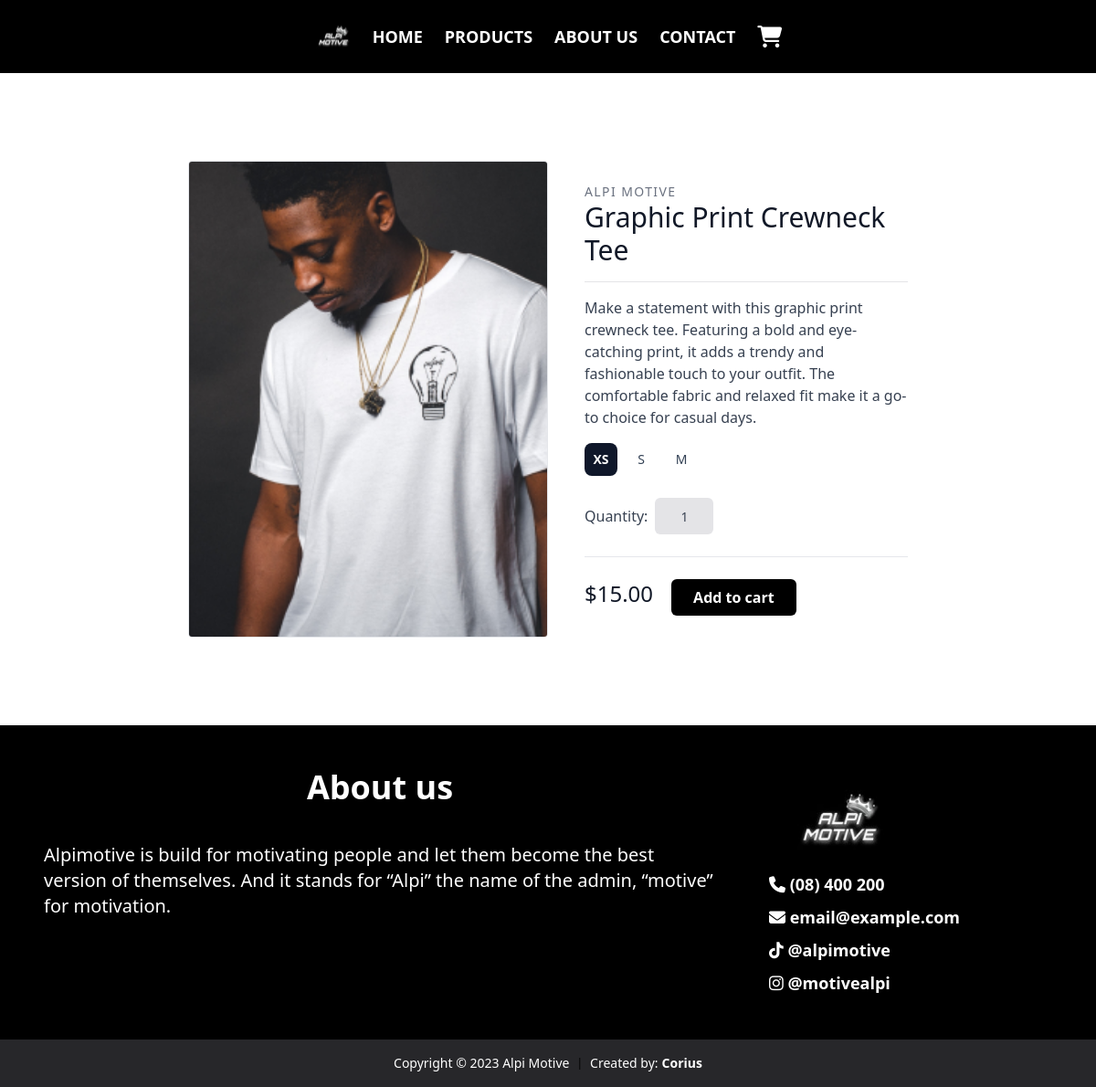
Page /products/3/ on the committed database.
### product/models.py (models this page shows, shortened)
class Product(models.Model):
    category = models.ForeignKey(Category, related_name='items', on_delete=models.CASCADE)
    name = models.CharField(max_length=255)
    description = models.TextField(blank=True, null=True)
    color = models.ForeignKey(Color, on_delete=models.SET_DEFAULT, default=1)
    sizes = models.ManyToManyField(Size)
    currency = models.ForeignKey(Currency, related_name='items', on_delete=models.CASCADE, default=1)
    price = models.DecimalField(max_digits=10, decimal_places=2)
    image = models.ImageField(upload_to='product_images', blank=True, null=True)
    available_quantity = models.IntegerField(default=0, blank=True, null=True)
    created_by = models.ForeignKey(User, related_name='items', on_delete=models.CASCADE)
    created_at = models.DateTimeField(auto_now_add=True)

class Size(models.Model):
    name = models.CharField(max_length=255)
    shortcut = models.CharField(max_length=255)

class Currency(models.Model):
    name = models.CharField(max_length=255)
    code = models.CharField(max_length=255)
    symbol = models.CharField(max_length=255)
    class Meta:
        ordering = ('name',)
        verbose_name_plural = 'Currencies'

### product/views.py (the view)
# urls.py: path('<int:pk>/', views.detail, name='detail'),
def detail(request, pk):
    product = get_object_or_404(Product, pk=pk)
    sizes = product.sizes.all()
    device = request.COOKIES.get('device')
    orderitems = OrderItem.objects.filter(device=device, payed=False)
    orderitems_count = orderitems.count()
    smallest_id = product.sizes.order_by('id').values_list('id', flat=True).first()
    print(request)
    return render(request, 'product/detail.html', {
        'product': product,
        'orderitems_count': orderitems_count,
        'sizes': sizes,
        'smallest_id': smallest_id
    })

### product/templates/product/detail.html (shortened to what this page needs)
{% extends 'core/base.html' %}
{% load static %}
{% block content %}
    <section class="text-gray-700 body-font overflow-hidden bg-white">
      <div class="container px-5 py-24 mx-auto">
        <div class="lg:w-4/5 mx-auto flex flex-wrap">
          <img alt="ecommerce" class="lg:w-1/2 w-full object-cover object-center rounded border border-gray-200 pointer-events-none" src="{{ product.image.url }}">
          <div class="lg:w-1/2 w-full lg:pl-10 lg:py-6 mt-6 lg:mt-0">
            <h2 class="text-sm title-font text-gray-500 tracking-widest">ALPI MOTIVE</h2>
            <h1 class="text-gray-900 text-3xl title-font font-medium mb-1">{{ product.name }}</h1>
            <hr class="h-px my-4 bg-zinc-200 border-0 dark:bg-zinc-200">
            <p class="leading-relaxed">{{ product.description|linebreaksbr|linebreaks }}</p>
            <div class="flex items-baseline mt-4">
              <div class="space-x-2 flex text-sm">
                {% for size in sizes %}
                <label>
                  <div class="w-9 h-9 rounded-lg flex items-center justify-center text-slate-700 peer-checked:font-semibold peer-checked:bg-slate-900 peer-checked:text-white">{{ size.shortcut }}</div>
                </label>
                {% endfor %}
              </div>
            </div>
            <div class="mt-6 flex items-baseline space-x-2">
              <p>Quantity:<p>
              <input class="h-10 w-16 bg-zinc-200 rounded-md border-transparent text-center [-moz-appearance:_textfield] sm:text-sm [&::-webkit-outer-spin-button]:m-0 [&::-webkit-outer-spin-button]:appearance-none [&::-webkit-inner-spin-button]:m-0 [&::-webkit-inner-spin-button]:appearance-none" type="number" id="quantity" name="quantity" value="1">
            </div>
            <div class="flex items-baseline mb-6 pb-6 border-b">
            </div>
            <div class="flex">
              <span class="title-font font-medium text-2xl text-gray-900">{{ product.currency.symbol }}{{ product.price }}</span>
              <button data-product="{{product.id}}" data-action="add" class="update-cart flex ml-5 font-semibold text-white bg-black border-0 py-2 px-6 focus:outline-none hover:bg-zinc-700 rounded-md">Add to cart</button>
            </div>
          </div>
        </div>
      </div>
    </section>
{% endblock %}

### rows in the picture
Product: image (picture), name "Graphic Print Crewneck Tee", description "Make a statement with this graphic print crewneck tee. Featuring a bold and eye-catching print, it adds a trendy and fashionable touch to your outfit. The comfortable fabric and relaxed fit make it a go-to choice for casual days.", currency.symbol "$", price "15.00"
Size: shortcut "XS"
Size: shortcut "S"
Size: shortcut "M"
